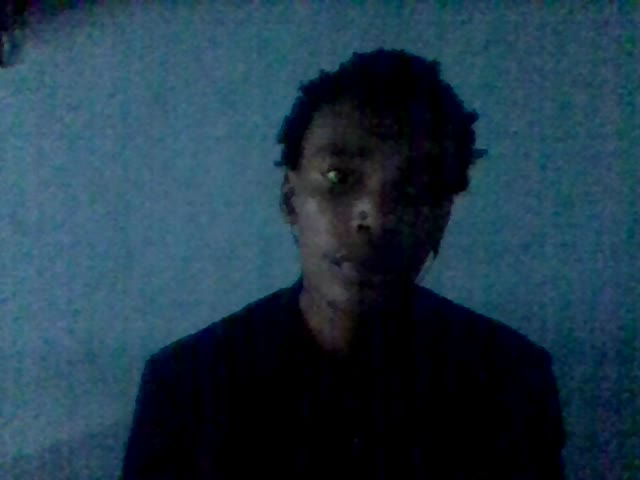
#> input picture frame 9 of videodatabase/filename.avi, 640 x 480 px, given in place of the camera
$ python set2.py
#> lines starting #> are read from the running program, lines starting #| are printed output that depends on the picture; after the words box and inside, x2 and y2 are one past the last pixel; in counts of white or black regions, pixels touching at a corner belong together
# OpenCV program to detect face in real time
# import libraries of python OpenCV
import cv2
import os
import time

# load the required trained XML classifiers
face_cascade = cv2.CascadeClassifier('haarcascade_frontalface_default.xml')
# capture frames from a camera
cap = cv2.VideoCapture(0)

frame_width = int(cap.get(3))
frame_height = int(cap.get(4))

size = (frame_width, frame_height)

if (cap.isOpened() == False):
    print("Error reading video file")

# loop runs if capturing has been initialized.


result = cv2.VideoWriter('videodatabase/filename.avi',
                         cv2.VideoWriter_fourcc(*'MJPG'),
                         10, size)

current_time = time.time()
vid_key = 0
while True:


	# reads frames from a camera
	ret, img = cap.read()
#> img is the input picture: shape (480, 640, 3); mean B, G, R 73.6, 57.2, 32.1
	updated_time = time.time()
	local_time = time.ctime(updated_time)
	if ret == True:
		if updated_time - current_time > 10:
			current_time = updated_time
			new_date =str(local_time).replace(":", "-")
			filename = 'videodatabase/video_time_int/'+'Camera_rec '+new_date
			result = cv2.VideoWriter(filename+'.avi',
							cv2.VideoWriter_fourcc(*'MJPG'),
							10, size)
		result.write(img)
	# convert to gray scale of each frames
	gray = cv2.cvtColor(img, cv2.COLOR_BGR2GRAY)
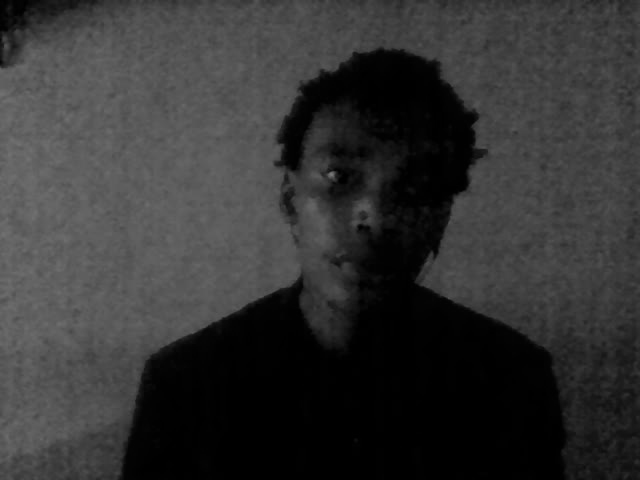
#> gray: shape (480, 640); min 0, max 120, mean 51.5

	# Detects faces of different sizes in the input image
	faces = face_cascade.detectMultiScale(gray,
                                         scaleFactor=1.1,
                                         minNeighbors=5,
                                         minSize=(60, 60),
                                         flags=cv2.CASCADE_SCALE_IMAGE)
#> faces = [[277, 114, 192, 192]]

	for (x,y,w,h) in faces:
		# To draw a rectangle in a face
		cv2.rectangle(img, (x, y), (x + w, y + h),(0,255,0), 2)
		roi_gray = gray[y:y+h, x:x+w]
		roi_color = img[y:y+h, x:x+w]
#> this loop made 1 pass
#> pass 1, `roi_gray = gray[y:y+h, x:x+w]`:
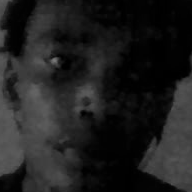
#> roi_gray: shape (192, 192); min 0, max 120, mean 31.3
#> pass 1, `roi_color = img[y:y+h, x:x+w]`:
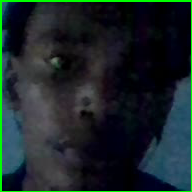
#> roi_color: shape (192, 192, 3); mean B, G, R 39.7, 38.5, 25.6
#> after the loop:
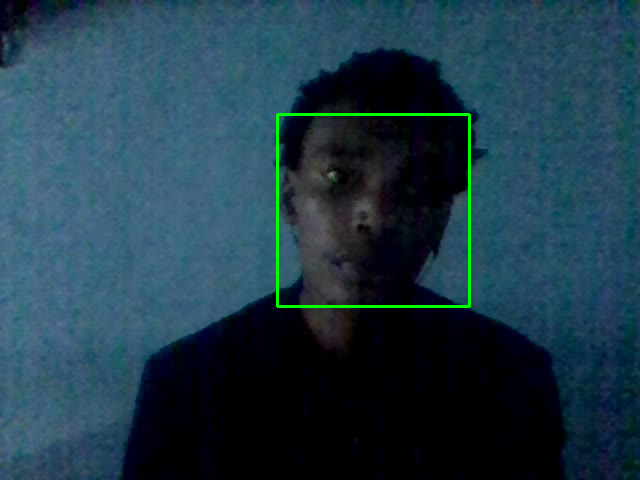
#> img: shape (480, 640, 3); 0.75% of pixels changed, all inside (x1, y1, x2, y2) = (276, 113, 471, 308)

	# Display an image in a window
	cv2.imshow('img',img)

	# Wait for Esc key to stop
	k = cv2.waitKey(30) & 0xff
#> (key Esc is pressed here)
	if k == 27:
		break

# Close the window
cap.release()
result.release()

cv2.destroyAllWindows()

$ run again, starting later in the video
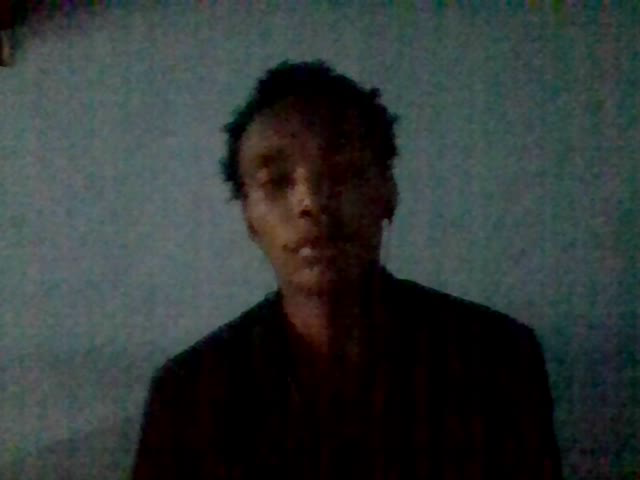
#> input picture frame 77 of videodatabase/filename.avi, 640 x 480 px, given in place of the camera
#> img is the input picture: shape (480, 640, 3); mean B, G, R 54.6, 55.6, 48
#> faces = [[218, 108, 177, 177]]
#> the loop `for (x,y,w,h) in faces:` made 1 pass
#> pass 1, `roi_color = img[y:y+h, x:x+w]`:
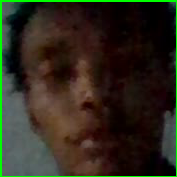
#> roi_color: shape (177, 177, 3); mean B, G, R 27.7, 41.3, 45.1
#> after the loop `for (x,y,w,h) in faces:`:
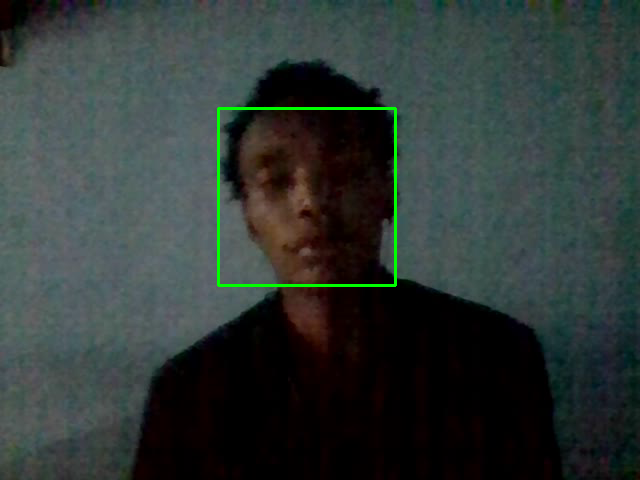
#> img: shape (480, 640, 3); 0.69% of pixels changed, all inside (x1, y1, x2, y2) = (217, 107, 397, 287)
